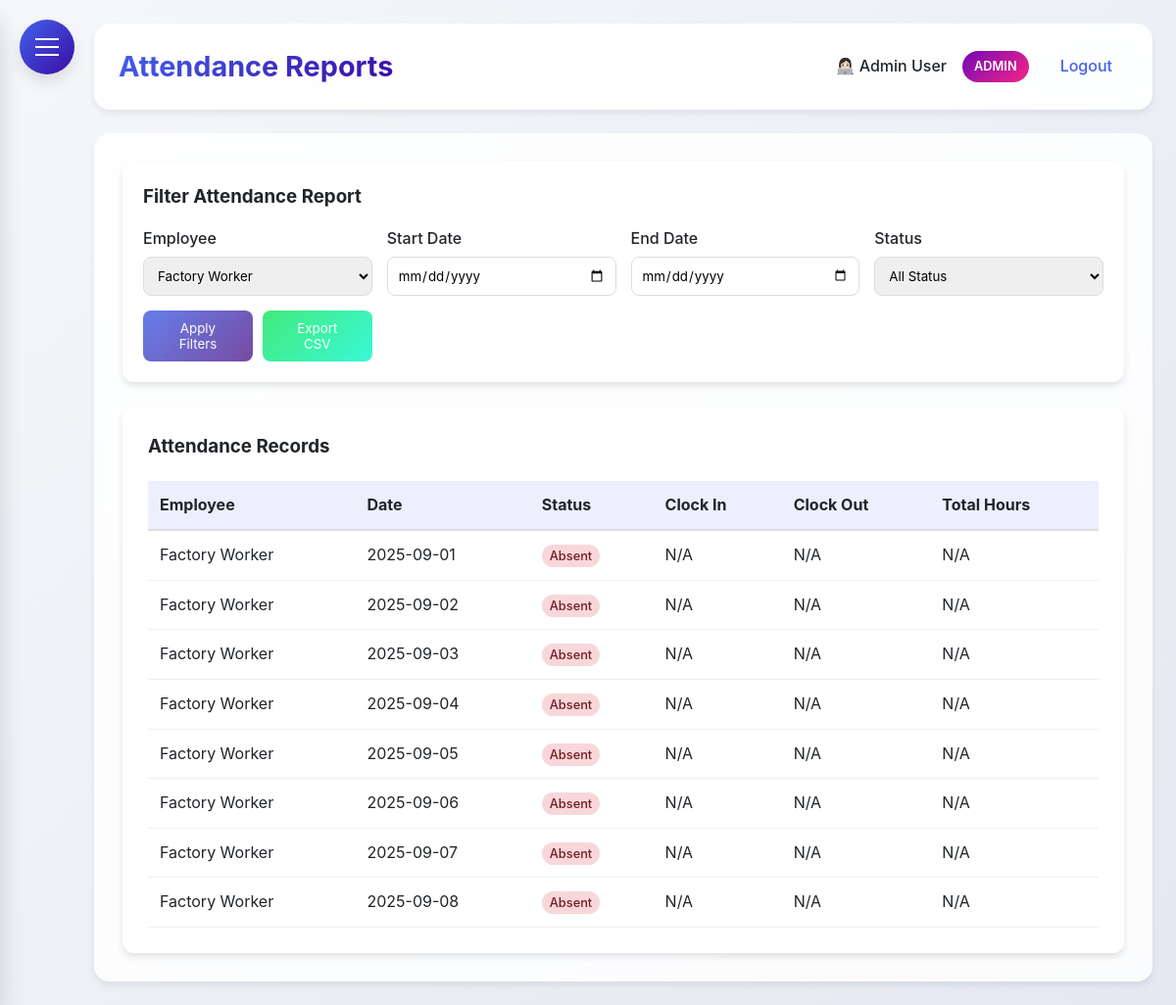
The page /reports?employee_id=3 (signed in) on the database as committed earlier.
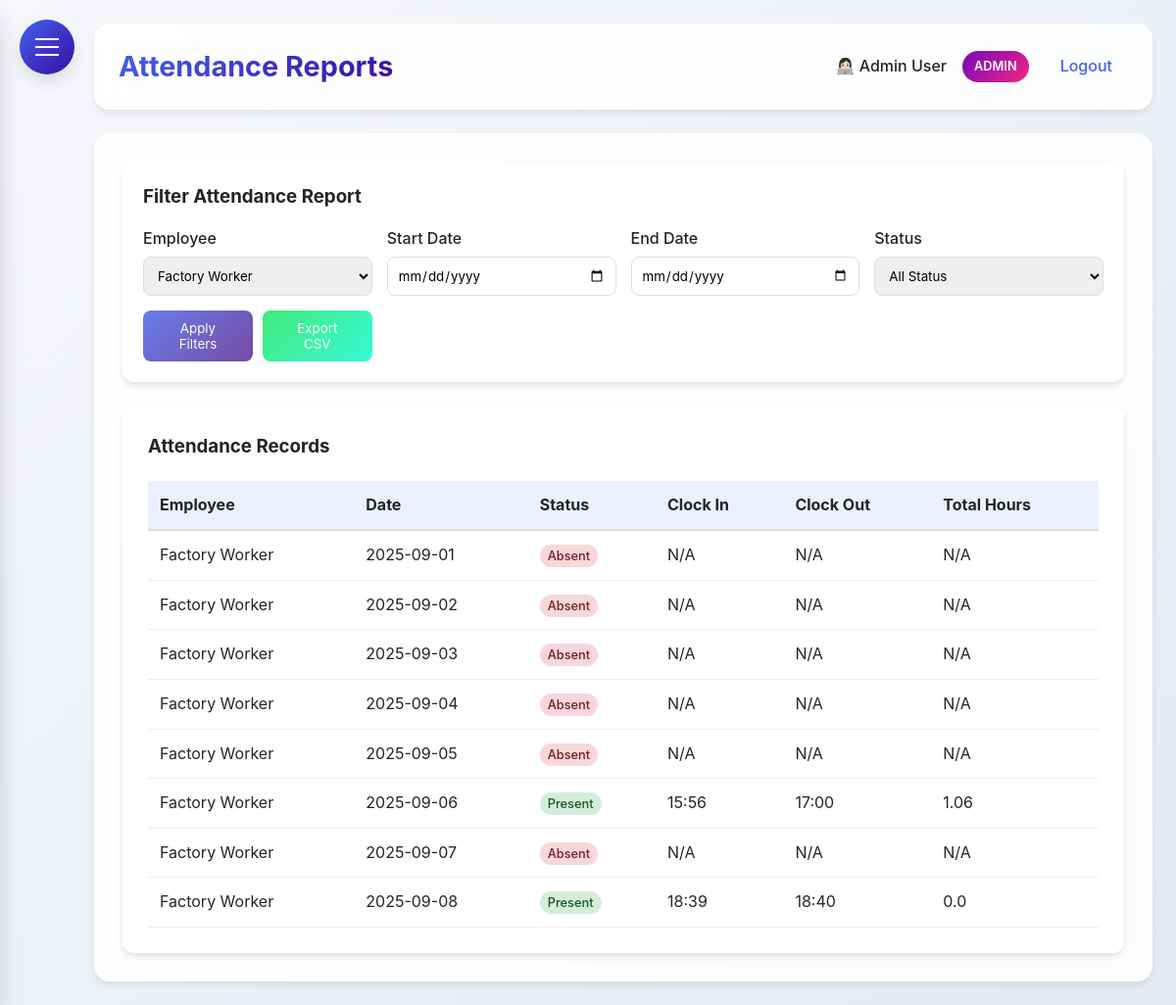
The same page on the database as committed later.
### HerculesSystem.py (models this page shows, shortened)
class Employee(UserMixin, db.Model):
    id = db.Column(db.Integer, primary_key=True)
    username = db.Column(db.String(80), unique=True, nullable=False)
    password = db.Column(db.String(120), nullable=False)
    full_name = db.Column(db.String(120), nullable=False)
    email = db.Column(db.String(120), unique=True, nullable=False)
    nationality = db.Column(db.String(80), nullable=False)  # Added nationality
    employee_id = db.Column(db.String(80), unique=True, nullable=False)  # Added employee ID
    hire_date = db.Column(db.Date)
    is_admin = db.Column(db.Boolean, default=False)
    user_type = db.Column(db.String(20), default='employee')  # admin, supervisor, office, factory
    last_clock_in = db.Column(db.DateTime)
    last_clock_out = db.Column(db.DateTime)
    last_lunch_start = db.Column(db.DateTime)
    last_lunch_end = db.Column(db.DateTime)

class TimeTracking(db.Model):
    __tablename__ = 'time_tracking'
    id = db.Column(db.Integer, primary_key=True)
    employee_id = db.Column(db.Integer, db.ForeignKey('employee.id'), nullable=False)
    action_type = db.Column(db.String(20), nullable=False)  #clock_in, clock_out, lunch_start, lunch_end
    timestamp = db.Column(db.DateTime, nullable=True)
    latitude = db.Column(db.Float, nullable=True)
    longitude = db.Column(db.Float, nullable=True)
    address = db.Column(db.String(200), nullable=True)
    status = db.Column(db.String(20), nullable=True)    # in/out office
    ip_address = db.Column(db.String(45), nullable=True)
    employee = db.relationship('Employee', backref=db.backref('time_entries', lazy=True))

### HerculesSystem.py (the view)
@app.route('/reports')
@login_required
def reports():
    if current_user.user_type != 'admin':
        flash('You do not have permission to view reports.', 'danger')
        return redirect(url_for('dashboard'))
    employees = Employee.query.all()
    employee_id = request.args.get('employee_id')
    start_date_str = request.args.get('start_date')
    end_date_str = request.args.get('end_date')
    status_filter = request.args.get('status')
    start_date = datetime.strptime(start_date_str, '%Y-%m-%d').date() if start_date_str else None
    end_date = datetime.strptime(end_date_str, '%Y-%m-%d').date() if end_date_str else None
    if not start_date and not end_date:
        today = date.today()
        start_date = today.replace(day=1)
        end_date = today
    attendance_data = get_attendance_data(employee_id, start_date, end_date, status_filter)
    return render_template('reports.html',
                         employees=employees,
                         attendance_records=attendance_data,
                         now=datetime.now())

### HerculesSystem.py (called while the page is built)
@app.after_request
def add_security_headers(response):
    response.headers['Permissions-Policy'] = 'geolocation=()'
    return response

@login_manager.user_loader
def load_user(user_id):
    return db.session.get(Employee, int(user_id))

@app.context_processor
def inject_now():
    return {'now': datetime.utcnow()}

@app.before_request
def before_request():
    if request.url.startswith('https://'):
        new_url = request.url.replace('https://', 'http://', 1)
        return redirect(new_url, code=301)

### templates/reports.html (shortened to what the changed rows need)
{% extends "base.html" %}
{% block content %}
<div class="dashboard-container">
    <div class="glass" style="padding: 25px; border-radius: 12px;">
        {% if attendance_records %}
        <div style="overflow-x: auto;">
            <table style="width: 100%; border-collapse: collapse;">
                <thead>
                    <tr style="background: rgba(67, 97, 238, 0.1);">
                        <th style="padding: 12px; text-align: left; border-bottom: 2px solid #ddd;">Employee</th>
                        <th style="padding: 12px; text-align: left; border-bottom: 2px solid #ddd;">Date</th>
                        <th style="padding: 12px; text-align: left; border-bottom: 2px solid #ddd;">Status</th>
                        <th style="padding: 12px; text-align: left; border-bottom: 2px solid #ddd;">Clock In</th>
                        <th style="padding: 12px; text-align: left; border-bottom: 2px solid #ddd;">Clock Out</th>
                        <th style="padding: 12px; text-align: left; border-bottom: 2px solid #ddd;">Total Hours</th>
                    </tr>
                </thead>
                <tbody>
                    {% for record in attendance_records %}
                    <tr>
                        <td style="padding: 12px; border-bottom: 1px solid #eee;">{{ record.employee.full_name }}</td>
                        <td style="padding: 12px; border-bottom: 1px solid #eee;">{{ record.date.strftime('%Y-%m-%d') }}</td>
                        <td style="padding: 12px; border-bottom: 1px solid #eee;">
                            <span style="
                                padding: 4px 8px;
                                border-radius: 12px;
                                font-size: 0.8rem;
                                font-weight: 500;
                                {% if record.status == 'present' %}background: #d4edda; color: #155724;
                                {% else %}background: #f8d7da; color: #721c24;
                                {% endif %}
                            ">
                                {{ record.status.title() }}
                            </span>
                        </td>
                        <td style="padding: 12px; border-bottom: 1px solid #eee;">{{ record.clock_in.strftime('%H:%M') if record.clock_in else 'N/A' }}</td>
                        <td style="padding: 12px; border-bottom: 1px solid #eee;">{{ record.clock_out.strftime('%H:%M') if record.clock_out else 'N/A' }}</td>
                        <td style="padding: 12px; border-bottom: 1px solid #eee;">{{ record.total_hours }}</td>
                    </tr>
                    {% endfor %}
                </tbody>
            </table>
        </div>
        {% else %}
        <p style="text-align: center; color: #666; padding: 40px;">No attendance records found for the selected filters.</p>
        {% endif %}
    </div>
</div>
{% endblock %}

Rows that differ between the two databases and show on the page:
added TimeTracking: clock_in "15:56"
added TimeTracking: clock_out "17:00"
added TimeTracking: clock_in "18:39"
added TimeTracking: clock_out "18:40"
Other text that changed with them:
new list line: "Factory Worker"
new list line: "2025-09-06 Present 1.06"
new list line: "2025-09-08 Present 0.0"
list line gone: "Factory Worker"
list line gone: "2025-09-06 Absent N/A N/A N/A"
list line gone: "2025-09-08 Absent N/A N/A N/A"
